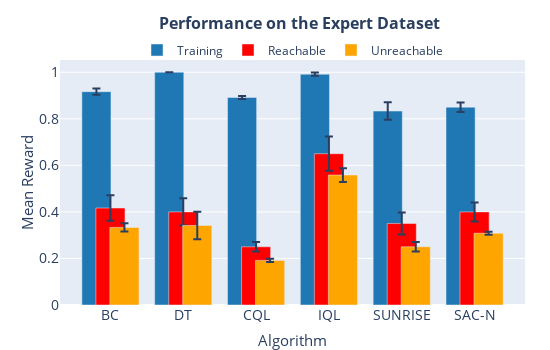

This figure's notebook cell:
### Markdown cell above
### plot expert

### Code cell
wandb.finish()
import plotly.graph_objs as go
import plotly.io as pio
import numpy as np

groups = ["BC", "DT", "CQL", "IQL", "SUNRISE", "SAC-N"]
metrics = ['train', 'reachable', 'unreachable']
title = "Performance on the Expert Dataset"

mean_values = {metric: [] for metric in metrics}
stderr_values = {metric: [] for metric in metrics}

for group in groups:
    for metric in metrics:
        values = np.array(performances[group][metric])
        mean = np.nanmean(values)
        stderr = np.nanstd(values) / np.sqrt(len(values[~np.isnan(values)]))
        mean_values[metric].append(mean)
        stderr_values[metric].append(stderr)

# Create bars with error bars using Plotly
fig = go.Figure()

# Define patterns for each metric
metric_patterns = {
    'train': '',
    'reachable': 'x',
    'unreachable': '.'
}

# Define colors for each group
group_colors = {
    'CQL': 'blue',
    'DT': 'green',
    'BC': 'purple',
    'IQL': 'orange',
    'SUNRISE': 'red',
    'SAC-N': 'cyan'
}

x = np.arange(len(groups))  # the label locations
width = 0.25  # the width of the bars


fig.add_trace(go.Bar(
    x=x - width/1.3, 
    y=mean_values['train'], 
    name='Training', 
    error_y=dict(type='data', array=stderr_values['train']),
    marker_color='#1f77b4'
))

fig.add_trace(go.Bar(
    x=x, 
    y=mean_values['reachable'], 
    name='Reachable', 
    error_y=dict(type='data', array=stderr_values['reachable']),
    marker_color='red'
))

fig.add_trace(go.Bar(
    x=x + width/1.3, 
    y=mean_values['unreachable'], 
    name='Unreachable', 
    error_y=dict(type='data', array=stderr_values['unreachable']),
    marker_color='orange'
))

## for doing bar plots like in the paper
# show_legend = True
# for i, group in enumerate(groups):
#     fig.add_trace(go.Bar(
#         x=[x[i] - width/1.7], 
#         y=[mean_values['train'][i]], 
#         name=f'Train' if show_legend else None, 
#         error_y=dict(type='data', array=[stderr_values['train'][i]]),
#         marker_color=group_colors[group],
#         marker_pattern_shape=metric_patterns['train'],
#         showlegend=show_legend
#     ))
#     fig.add_trace(go.Bar(
#         x=[x[i]], 
#         y=[mean_values['reachable'][i]], 
#         name=f'Reachable' if show_legend else None, 
#         error_y=dict(type='data', array=[stderr_values['reachable'][i]]),
#         marker_color=group_colors[group],
#         marker_pattern_shape=metric_patterns['reachable'],
#         showlegend=show_legend
#     ))
#     fig.add_trace(go.Bar(
#         x=[x[i] + width/1.7], 
#         y=[mean_values['unreachable'][i]], 
#         name=f'Unreachable' if show_legend else None, 
#         error_y=dict(type='data', array=[stderr_values['unreachable'][i]]),
#         marker_color=group_colors[group],
#         marker_pattern_shape=metric_patterns['unreachable'],
#         showlegend=show_legend
#     ))

#     show_legend = False

# Update layout
fig.update_layout(
    title=dict(text="<b>"+title+"</b>", x=0.8, y=0.95, font=dict(size=16)),
    xaxis=dict(
        title="Algorithm",
        tickvals=x,
        ticktext=groups,
        titlefont=dict(size=15), tickfont=dict(size=14)
    ),
    yaxis=dict(title='Mean Reward', titlefont=dict(size=15), tickfont=dict(size=14), title_standoff=1),
    barmode='overlay',
    bargap=0, # gap between bars of adjacent location coordinates.
    bargroupgap= 0.6, # gap between bars of the same location coordinate.
    legend=dict(
        # title="<b>Environment</b>",
        orientation="h",
        yanchor="top",
        font=dict(size=12),
        y=1.1,
        xanchor="center",
        bgcolor='rgba(0,0,0,0)',
        x=0.5
    ),
    width=550, height=350,
    margin={'t':60,'l':60,'b':0,'r':25}
)

# Log the plot to wandb
# wandb.init(project="plots", entity="gold-ai", config={"group": "plots", "dataset": dataset})
# wandb.log({"plot": fig})
# wandb.finish()

# Display the plot
fig.show()

### Figure 1 — Plotly figure (JSON) as saved in the notebook; plotly's stock layout.template omitted (floating-point values rounded to 4 significant figures)
{"data": [{"error_y": {"array": [0.01361, 0, 0.006804, 0.006804, 0.03788, 0.02041], "type": "data"}, "marker": {"color": "#1f77b4"}, "name": "Training", "type": "bar", "x": [-0.1923, 0.8077, 1.808, 2.808, 3.808, 4.808], "y": [0.9167, 1, 0.8917, 0.9917, 0.8333, 0.85]}, {"error_y": {"array": [0.05443, 0.05893, 0.02041, 0.0736, 0.04714, 0.04082], "type": "data"}, "marker": {"color": "red"}, "name": "Reachable", "type": "bar", "x": [0, 1, 2, 3, 4, 5], "y": [0.4167, 0.4, 0.25, 0.65, 0.35, 0.4]}, {"error_y": {"array": [0.018, 0.05932, 0.006804, 0.02966, 0.02041, 0.006804], "type": "data"}, "marker": {"color": "orange"}, "name": "Unreachable", "type": "bar", "x": [0.1923, 1.192, 2.192, 3.192, 4.192, 5.192], "y": [0.3333, 0.3417, 0.1917, 0.5583, 0.25, 0.3083]}], "layout": {"bargap": 0, "bargroupgap": 0.6, "barmode": "overlay", "height": 350, "legend": {"bgcolor": "rgba(0,0,0,0)", "font": {"size": 12}, "orientation": "h", "x": 0.5, "xanchor": "center", "y": 1.1, "yanchor": "top"}, "margin": {"b": 0, "l": 60, "r": 25, "t": 60}, "title": {"font": {"size": 16}, "text": "<b>Performance on the Expert Dataset</b>", "x": 0.8, "y": 0.95}, "width": 550, "xaxis": {"tickfont": {"size": 14}, "ticktext": ["BC", "DT", "CQL", "IQL", "SUNRISE", "SAC-N"], "tickvals": [0, 1, 2, 3, 4, 5], "title": {"font": {"size": 15}, "text": "Algorithm"}}, "yaxis": {"tickfont": {"size": 14}, "title": {"font": {"size": 15}, "standoff": 1, "text": "Mean Reward"}}}}
